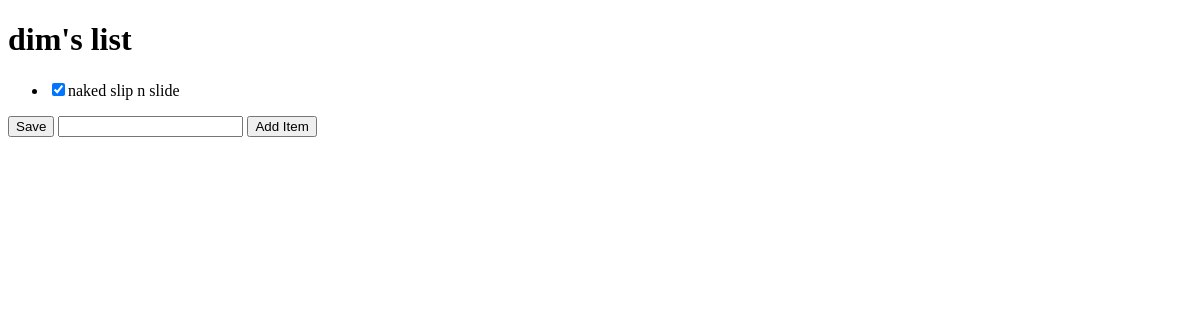
Before: /1 with the older database file.
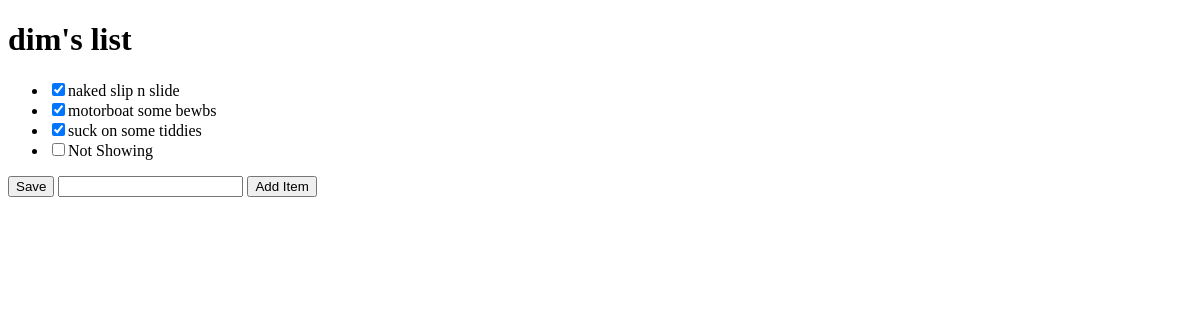
After: the same page with the newer database file.
### main/models.py (models this page shows, shortened)
class Item(models.Model):
    todolist = models.ForeignKey(ToDoList, on_delete=models.CASCADE) #ToDoList isn't defined in django, so we create a ForeignKey, in this case a ToDoList object.  on_delete is just saying if we delete ToDoList we'll have to delete it all and CASCADE should do that
    text = models.CharField(max_length=300)
    complete = models.BooleanField()

### main/views.py (the view, shortened to what this page needs)
# urls.py: path("<int:id>", views.index, name="index"),
def index(response, id): #id is passed from main/urls.py int:id
    ls = ToDoList.objects.get(id=id)
    return render(response, "main/list.html", {"ls":ls})

### main/templates/main/list.html (shortened to what this page needs)
{% extends "main/base.html" %}
{% block content %}
    <h1>{{ ls.name }}</h1>
    <form method="post" action="#">
        <ul>
            {% for item in ls.item_set.all %}
                {% if item.complete == False %}
                <li><input type="checkbox", value="clicked", name="c{{item.id}}" checked>{{item.text}}</li>
                {% else %}
                <li><input type="checkbox", value="clicked", name="c{{item.id}}">{{item.text}}</li>
                {% endif %}
            {% endfor %}
        </ul>
        <button type="submit", name="save", value="save">Save</button>
        <input type="text", name="new">
        <button type="submit", name="newItem", value="newItem">Add Item</button>
    </form>
{% endblock %}

Changed rows visible on the page:
added Item: text "motorboat some bewbs"
added Item: text "suck on some tiddies"
added Item: text "Not Showing"
